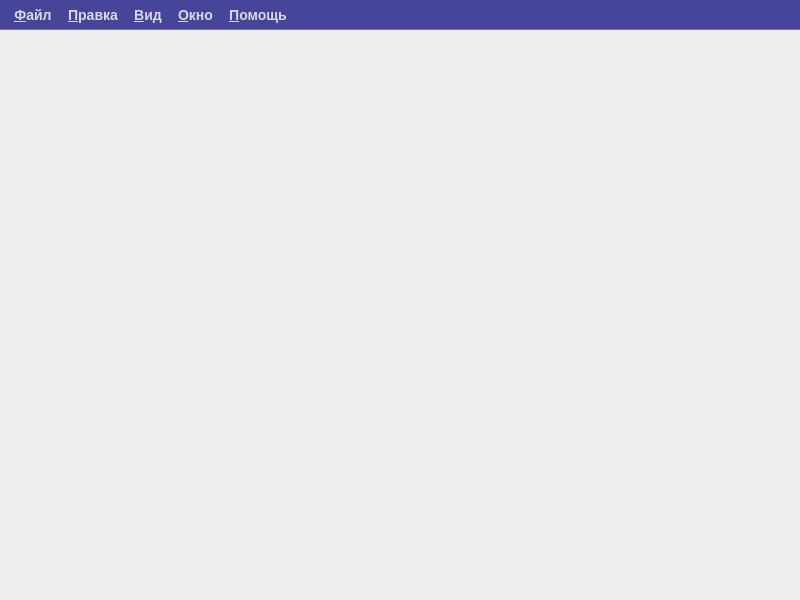
<?xml version="1.0" encoding="UTF-8"?>
<ui version="4.0">
 <class>MainWindow</class>
 <widget class="QMainWindow" name="MainWindow">
  <property name="geometry">
   <rect>
    <x>0</x>
    <y>0</y>
    <width>800</width>
    <height>600</height>
   </rect>
  </property>
  <property name="windowTitle">
   <string>MainWindow</string>
  </property>
  <widget class="QWidget" name="centralwidget"/>
  <widget class="QMenuBar" name="menubar">
   <property name="geometry">
    <rect>
     <x>0</x>
     <y>0</y>
     <width>800</width>
     <height>34</height>
    </rect>
   </property>
   <property name="font">
    <font>
     <family>Segoe UI</family>
     <pointsize>-1</pointsize>
     <bold>true</bold>
    </font>
   </property>
   <property name="cursor">
    <cursorShape>ArrowCursor</cursorShape>
   </property>
   <property name="layoutDirection">
    <enum>Qt::LeftToRight</enum>
   </property>
   <property name="autoFillBackground">
    <bool>false</bool>
   </property>
   <property name="styleSheet">
    <string notr="true">    QMenuBar {
        background-color: rgb(71, 69, 153);
        color: rgb(218, 216, 227);
        border: none;
        border-bottom: 1px solid rgba(222, 221, 218, 0.3);
        padding: 2px 6px;
        spacing: 0px;
        font-family: 'Segoe UI', 'Microsoft YaHei', sans-serif;
        font-size: 14px;
        font-weight: 600;
    }
    
    QMenuBar::item {
        background-color: transparent;
        color: rgb(218, 216, 227);
        padding: 3px 6px;
        border-radius: 8px;
        margin: 2px;
    }
    
    QMenuBar::item:selected {
        background-color: rgba(222, 221, 218, 0.15);
        color: white;
        border-radius: 8px;
    }
    
    QMenuBar::item:pressed {
        background-color: rgba(222, 221, 218, 0.25);
        border-radius: 8px;
    }

    QMenu {
        background-color: rgb(55, 53, 133);
        color: rgb(218, 216, 227);
        border: 2px solid rgba(222, 221, 218, 0.3);
        border-radius: 12px;
        padding: 4px 0px;
        font-family: 'Segoe UI', sans-serif;
        font-size: 13px;
		 font-weight: 500;
    }
    
    QMenu::item {
        background-color: transparent;
        color: rgb(218, 216, 227);
        padding: 4px 8px 4px 8px;
        margin: 2px 8px;
        border-radius: 6px;
    }
    
    QMenu::item:selected {
        background-color: rgba(222, 221, 218, 0.15);
        color: white;
    }
    
    QMenu::item:pressed {
        background-color: rgba(222, 221, 218, 0.25);
    }
    
    QMenu::separator {
        height: 2px;
        background-color: rgba(222, 221, 218, 0.2);
        margin: 3px 6px;
    }
    
    /* Иконки в меню */
    QMenu::icon {
        margin-right: 12px;
    }
    
    /* Стрелка для подменю */
    QMenu::right-arrow {
        image: url(:/icons/arrow-right.png);
        width: 12px;
        height: 12px;
        margin-right: 8px;
    }</string>
   </property>
   <widget class="QMenu" name="menu">
    <property name="title">
     <string>&amp;Файл</string>
    </property>
    <addaction name="action"/>
    <addaction name="action_2"/>
    <addaction name="separator"/>
    <addaction name="action_6"/>
    <addaction name="action_7"/>
    <addaction name="separator"/>
    <addaction name="action_20"/>
    <addaction name="separator"/>
    <addaction name="action_21"/>
   </widget>
   <widget class="QMenu" name="menu_2">
    <property name="title">
     <string>&amp;Помощь</string>
    </property>
    <addaction name="action_3"/>
    <addaction name="action_4"/>
   </widget>
   <widget class="QMenu" name="menu_3">
    <property name="title">
     <string>&amp;Вид</string>
    </property>
    <addaction name="action_8"/>
    <addaction name="action_9"/>
    <addaction name="action_12"/>
   </widget>
   <widget class="QMenu" name="menu_4">
    <property name="title">
     <string>&amp;Правка</string>
    </property>
    <addaction name="action_10"/>
    <addaction name="action_22"/>
    <addaction name="separator"/>
    <addaction name="action_24"/>
   </widget>
   <widget class="QMenu" name="menu_5">
    <property name="title">
     <string>&amp;Окно</string>
    </property>
    <addaction name="action_13"/>
    <addaction name="separator"/>
    <addaction name="action_14"/>
    <addaction name="action_15"/>
    <addaction name="action_16"/>
    <addaction name="separator"/>
    <addaction name="action_19"/>
   </widget>
   <addaction name="menu"/>
   <addaction name="menu_4"/>
   <addaction name="menu_3"/>
   <addaction name="menu_5"/>
   <addaction name="menu_2"/>
  </widget>
  <action name="action">
   <property name="icon">
    <iconset theme="document-new"/>
   </property>
   <property name="text">
    <string>Создать новый файл</string>
   </property>
  </action>
  <action name="action_2">
   <property name="icon">
    <iconset theme="document-open"/>
   </property>
   <property name="text">
    <string>Открыть файл</string>
   </property>
  </action>
  <action name="action_3">
   <property name="text">
    <string>О &amp;программе</string>
   </property>
  </action>
  <action name="action_4">
   <property name="text">
    <string>&amp;Знакомство</string>
   </property>
  </action>
  <action name="action_6">
   <property name="icon">
    <iconset theme="document-save"/>
   </property>
   <property name="text">
    <string>Сохранить &amp;файл</string>
   </property>
  </action>
  <action name="action_7">
   <property name="icon">
    <iconset theme="document-save-as"/>
   </property>
   <property name="text">
    <string>Сохранить файл &amp;как</string>
   </property>
  </action>
  <action name="action_8">
   <property name="text">
    <string>&amp;Ввод формул</string>
   </property>
  </action>
  <action name="action_9">
   <property name="icon">
    <iconset theme="accessories-calculator"/>
   </property>
   <property name="text">
    <string>&amp;Математические функции</string>
   </property>
  </action>
  <action name="action_10">
   <property name="icon">
    <iconset theme="edit-undo"/>
   </property>
   <property name="text">
    <string>&amp;Отмена</string>
   </property>
  </action>
  <action name="action_12">
   <property name="text">
    <string>Базовые &amp;фигуры</string>
   </property>
  </action>
  <action name="action_13">
   <property name="icon">
    <iconset theme="view-fullscreen"/>
   </property>
   <property name="text">
    <string>&amp;Полный экран</string>
   </property>
   <property name="shortcut">
    <string>F11</string>
   </property>
  </action>
  <action name="action_14">
   <property name="text">
    <string>&amp;Показать/скрыть меню и панель</string>
   </property>
   <property name="shortcut">
    <string>F3</string>
   </property>
  </action>
  <action name="action_15">
   <property name="text">
    <string>Показать/скрыть &amp;меню</string>
   </property>
  </action>
  <action name="action_16">
   <property name="text">
    <string>Показать/скрыть &amp;панель</string>
   </property>
  </action>
  <action name="action_19">
   <property name="text">
    <string>Открыть в новом окне</string>
   </property>
  </action>
  <action name="action_20">
   <property name="icon">
    <iconset theme="printer"/>
   </property>
   <property name="text">
    <string>&amp;Печать...</string>
   </property>
  </action>
  <action name="action_21">
   <property name="icon">
    <iconset theme="application-exit"/>
   </property>
   <property name="text">
    <string>&amp;Выход</string>
   </property>
  </action>
  <action name="action_22">
   <property name="icon">
    <iconset theme="edit-redo"/>
   </property>
   <property name="text">
    <string>&amp;Повторить</string>
   </property>
  </action>
  <action name="action_24">
   <property name="icon">
    <iconset theme="preferences-system"/>
   </property>
   <property name="text">
    <string>&amp;Настройки</string>
   </property>
  </action>
 </widget>
 <resources/>
 <connections/>
</ui>
